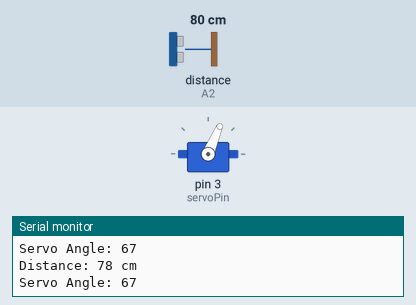
Simulated run of this sketch. Board: Arduino Uno, built with avr-gcc and run on an emulated ATmega328P. On the bench: servo, the last lines printed to the serial monitor. Wiring (inferred from the names in the program): ultrasonic range finder: trigger A1; echo A2. Inputs (shaded band) come from the test bench; at power-on: distance to the obstacle (sensor on A2) 80 cm. The echo pulse lasts 58.3 µs per cm.

Above: at 1.2 s.
1.3 s: distance to the obstacle (sensor on A2) set to 18 cm
At 1.8 s:
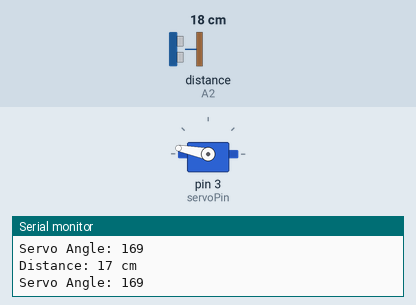
2.9 s: distance to the obstacle (sensor on A2) set to 2 cm
At 3.6 s:
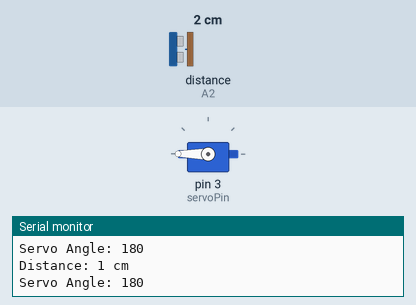
4.5 s: distance to the obstacle (sensor on A2) set to 250 cm
At 5.7 s:
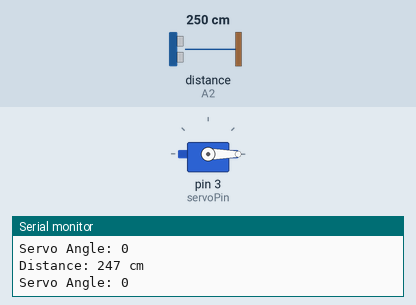
6.1 s: distance to the obstacle (sensor on A2) set to 97 cm
At 6.8 s:
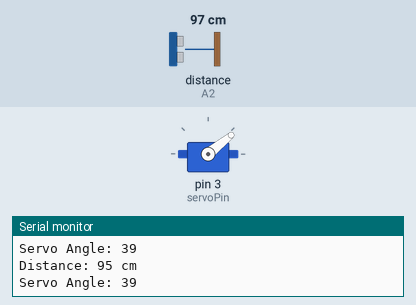
7.6 s: distance to the obstacle (sensor on A2) set to 35 cm
At 8.3 s:
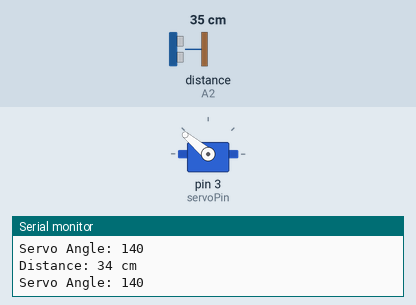
9.1 s: distance to the obstacle (sensor on A2) set to 4 cm
At 10.4 s:
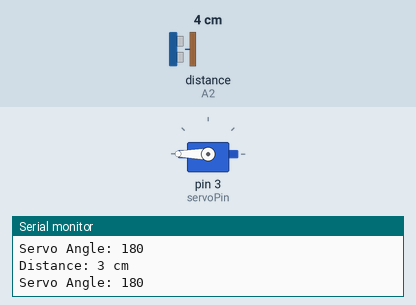
Timing chart, 0 to 11.7 s (numbered marks = the images above; inputs shaded):
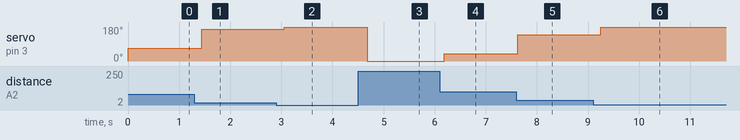

The sketch:

46_DistanceBasedFanSpeedController.ino
```cpp
/*
 * Project: Distance-Based Fan Speed Controller (Servo Motor Demo)
 * Components: Arduino Uno, HC-SR04, SG90 Servo Motor
 * Function: Simulates fan speed by rotating servo angle based on distance
 * Author: [Your Name]
 */

#include <Servo.h>

const int trigPin = A1;
const int echoPin = A2;
const int servoPin = 3;

Servo fanServo;
long duration;
int distance;
int servoAngle;

void setup() {
  Serial.begin(9600);
  pinMode(trigPin, OUTPUT);
  pinMode(echoPin, INPUT);

  fanServo.attach(servoPin);
  fanServo.write(0);
  Serial.println("System Ready...");
}

void loop() {
  // Trigger ultrasonic pulse
  digitalWrite(trigPin, LOW);
  delayMicroseconds(2);
  digitalWrite(trigPin, HIGH);
  delayMicroseconds(10);
  digitalWrite(trigPin, LOW);

  // Read echo
  duration = pulseIn(echoPin, HIGH);
  distance = duration * 0.034 / 2;

  Serial.print("Distance: ");
  Serial.print(distance);
  Serial.println(" cm");

  // Map distance to servo angle (0–180 degrees)
  if (distance > 10 && distance <= 100) {
    servoAngle = map(distance, 10, 100, 180, 30);
  } else if (distance <= 10) {
    servoAngle = 180; // max angle (fastest demo speed)
  } else {
    servoAngle = 0;   // off
  }

  fanServo.write(servoAngle);

  Serial.print("Servo Angle: ");
  Serial.println(servoAngle);

  delay(200);
}
```

Measured:
- after the input at 1.3 s, servo on pin 3 (servoPin): 67° → 169° after 0.14 s
- after the input at 2.9 s, servo on pin 3 (servoPin): 169° → 180° after 0.16 s
- after the input at 4.5 s, servo on pin 3 (servoPin): 180° → 0° after 0.18 s
- after the input at 6.1 s, servo on pin 3 (servoPin): 0° → 39° after 0.08 s
- after the input at 7.6 s, servo on pin 3 (servoPin): 39° → 140° at once
- after the input at 9.1 s, servo on pin 3 (servoPin): 140° → 180° after 0.15 s
